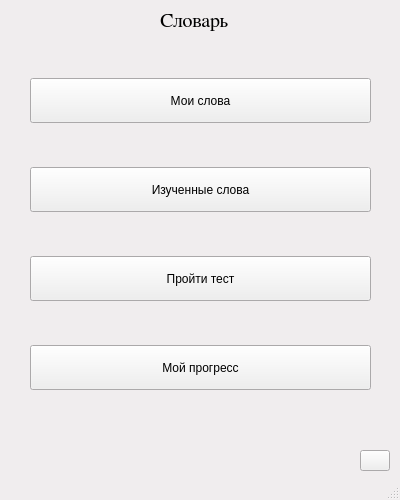
<?xml version="1.0" encoding="UTF-8"?>
<ui version="4.0">
 <class>MainWindow</class>
 <widget class="QMainWindow" name="MainWindow">
  <property name="geometry">
   <rect>
    <x>0</x>
    <y>0</y>
    <width>400</width>
    <height>500</height>
   </rect>
  </property>
  <property name="minimumSize">
   <size>
    <width>400</width>
    <height>500</height>
   </size>
  </property>
  <property name="maximumSize">
   <size>
    <width>700</width>
    <height>941</height>
   </size>
  </property>
  <property name="baseSize">
   <size>
    <width>400</width>
    <height>500</height>
   </size>
  </property>
  <property name="palette">
   <palette>
    <active>
     <colorrole role="Base">
      <brush brushstyle="SolidPattern">
       <color alpha="255">
        <red>255</red>
        <green>255</green>
        <blue>255</blue>
       </color>
      </brush>
     </colorrole>
     <colorrole role="Window">
      <brush brushstyle="SolidPattern">
       <color alpha="255">
        <red>240</red>
        <green>237</green>
        <blue>238</blue>
       </color>
      </brush>
     </colorrole>
    </active>
    <inactive>
     <colorrole role="Base">
      <brush brushstyle="SolidPattern">
       <color alpha="255">
        <red>255</red>
        <green>255</green>
        <blue>255</blue>
       </color>
      </brush>
     </colorrole>
     <colorrole role="Window">
      <brush brushstyle="SolidPattern">
       <color alpha="255">
        <red>240</red>
        <green>237</green>
        <blue>238</blue>
       </color>
      </brush>
     </colorrole>
    </inactive>
    <disabled>
     <colorrole role="Base">
      <brush brushstyle="SolidPattern">
       <color alpha="255">
        <red>240</red>
        <green>237</green>
        <blue>238</blue>
       </color>
      </brush>
     </colorrole>
     <colorrole role="Window">
      <brush brushstyle="SolidPattern">
       <color alpha="255">
        <red>240</red>
        <green>237</green>
        <blue>238</blue>
       </color>
      </brush>
     </colorrole>
    </disabled>
   </palette>
  </property>
  <property name="windowTitle">
   <string>Словарь</string>
  </property>
  <widget class="QWidget" name="centralwidget">
   <property name="minimumSize">
    <size>
     <width>700</width>
     <height>900</height>
    </size>
   </property>
   <property name="maximumSize">
    <size>
     <width>700</width>
     <height>900</height>
    </size>
   </property>
   <widget class="QLabel" name="main_label">
    <property name="geometry">
     <rect>
      <x>160</x>
      <y>10</y>
      <width>101</width>
      <height>21</height>
     </rect>
    </property>
    <property name="font">
     <font>
      <family>Cambria Math</family>
      <pointsize>15</pointsize>
     </font>
    </property>
    <property name="text">
     <string>Словарь</string>
    </property>
   </widget>
   <widget class="QWidget" name="verticalLayoutWidget">
    <property name="geometry">
     <rect>
      <x>30</x>
      <y>40</y>
      <width>341</width>
      <height>391</height>
     </rect>
    </property>
    <layout class="QVBoxLayout" name="verticalLayout">
     <item>
      <widget class="QPushButton" name="my_words">
       <property name="minimumSize">
        <size>
         <width>0</width>
         <height>45</height>
        </size>
       </property>
       <property name="text">
        <string>Мои слова</string>
       </property>
      </widget>
     </item>
     <item>
      <widget class="QPushButton" name="learnt_words">
       <property name="minimumSize">
        <size>
         <width>0</width>
         <height>45</height>
        </size>
       </property>
       <property name="text">
        <string>Изученные слова</string>
       </property>
      </widget>
     </item>
     <item>
      <widget class="QPushButton" name="test">
       <property name="minimumSize">
        <size>
         <width>0</width>
         <height>45</height>
        </size>
       </property>
       <property name="text">
        <string>Пройти тест</string>
       </property>
      </widget>
     </item>
     <item>
      <widget class="QPushButton" name="progress">
       <property name="minimumSize">
        <size>
         <width>0</width>
         <height>45</height>
        </size>
       </property>
       <property name="text">
        <string>Мой прогресс</string>
       </property>
      </widget>
     </item>
    </layout>
   </widget>
   <widget class="QPushButton" name="language">
    <property name="geometry">
     <rect>
      <x>360</x>
      <y>450</y>
      <width>30</width>
      <height>21</height>
     </rect>
    </property>
    <property name="maximumSize">
     <size>
      <width>10000</width>
      <height>16777215</height>
     </size>
    </property>
    <property name="text">
     <string/>
    </property>
    <property name="icon">
     <iconset>
      <normaloff>../../Pictures/download.png</normaloff>../../Pictures/download.png</iconset>
    </property>
    <property name="iconSize">
     <size>
      <width>215</width>
      <height>19</height>
     </size>
    </property>
   </widget>
  </widget>
  <widget class="QMenuBar" name="menubar">
   <property name="geometry">
    <rect>
     <x>0</x>
     <y>0</y>
     <width>400</width>
     <height>21</height>
    </rect>
   </property>
  </widget>
  <widget class="QStatusBar" name="statusbar"/>
 </widget>
 <resources/>
 <connections/>
</ui>
